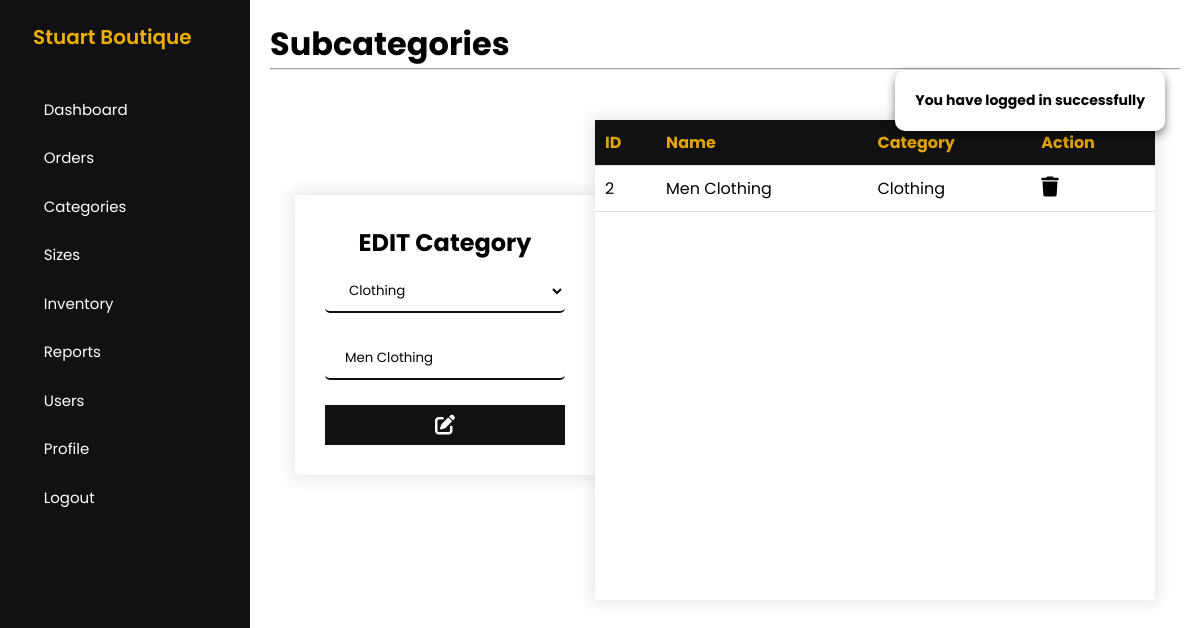
The app's page /admin/edit-subcategories.php?updateID=2 (signed in) with its own data.
### tables this page shows
CREATE TABLE `subcategories` (
  `subcategoryID` int(11) NOT NULL,
  `subcategoryName` varchar(255) NOT NULL,
  `categoryID` int(11) NOT NULL
);

CREATE TABLE `categories` (
  `categoryID` int(11) NOT NULL,
  `categoryName` varchar(255) NOT NULL
);

### config/DatabaseConnection.php (called while the page is built, shortened)
<?php
    class DatabaseConnection
    {
        public function __construct()
        {
            $this->conn = new mysqli(HOSTNAME,USERNAME,PASSWORD,DATABASE);
        }
    }
?>

### admin/controllers/SubcategoriesController.php (called while the page is built, shortened)
<?php
    class SubcategoriesController
    {
        private $conn;
        public function __construct()
        {
            $db = new DatabaseConnection;
            $this->conn = $db->conn;
        }
        public function rows($row)
        {
            return $data = [
                'id' => $row['subcategoryID'],
                'name' => $row['subcategoryName'],
                'categoryID' => $row['categoryID'],
                'categoryName' => $row['categoryName']
            ];
        }
        public function exact($updateID)
        {
            $checkDataQuery = "
                SELECT subcategories.*, categories.categoryName
                FROM subcategories
                INNER JOIN categories
                ON subcategories.categoryID = categories.categoryID
                WHERE subcategoryID='$updateID'
                LIMIT 1
            ";
            $result = $this->conn->query($checkDataQuery);
            if($result->num_rows == 1){
                return $result;
            }else{
                return false;
            }
        }
        public function getExact($id)
        {
            $getDataQuery = "
                SELECT subcategories.*, categories.categoryName
                FROM subcategories
                INNER JOIN categories
                ON subcategories.categoryID = categories.categoryID
                WHERE subcategoryID='$id'
                LIMIT 1
            ";
            $result = $this->conn->query($getDataQuery);
            if($result->num_rows == 1){
                return $result;
            }else{
                return false;
            }
        }
    }
?>

### admin/controllers/CategoriesController.php (called while the page is built, shortened)
<?php
    class CategoriesController
    {
        private $conn;
        public function __construct()
        {
            $db = new DatabaseConnection;
            $this->conn = $db->conn;
        }
        public function rows($row)
        {
            return $data = [
                'id' => $row['categoryID'],
                'name' => $row['categoryName']
            ];
        }
        public function get()
        {
            $getDataQuery = "
                SELECT *
                FROM categories
            ";
            $result = $this->conn->query($getDataQuery);
            if($result->num_rows > 0){
                return $result;
            }else{
                return false;
            }
        }
    }
?>

### admin/edit-subcategories.php (the view, shortened to what this page needs)
<?php
    include_once 'controllers/SubcategoriesController.php';
    include_once 'controllers/CategoriesController.php';
    $subcategories = new SubcategoriesController;
    $categories = new CategoriesController;
    include 'includes/header.php';
    include 'includes/sidebar.php';
?>
<main>
    <h1>Subcategories</h1>
    <hr>
    <div class="whole-container">
        <div class="child-cont" id="form">
            <div class="form-container">
                <h1>EDIT Category</h1>
                <?php
                    if(!isset($_GET['updateID'])){
                        showMessage('Something Went Wrong');
                    }else{
                        $updateID = $_GET['updateID'];
                        $resultExact = $subcategories->exact($updateID);
                        if($resultExact){
                            foreach($resultExact as $subcategoriesRows) :
                                $data = $subcategories->rows($subcategoriesRows);
                ?>
                        <form action="codes/subcategories-code.php" method="post">
                            <select name="inputCategory" required>
                                <?php
                                    $resultGet = $categories->get();
                                    if(!$resultGet){
                                        showMessage('No Categories Record Found');
                                    }else{
                                        foreach($resultGet as $categoriesRows) :
                                            $categoryData = $categories->rows($categoriesRows);
                                ?>
                                        <option value="<?= $categoryData['id'] ?>"><?= $categoryData['name'] ?></option>
                                <?php
                                        endforeach;
                                    }
                                ?>
                            </select>
                            <br><br>
                            <input type="text" name="inputName" value="<?= $data['name'] ?>" placeholder="Name" required autofocus>
                            <button type="submit" name="update-button">
                                <i class="fa-solid fa-pen-to-square"></i>
                            </button>
                        </form>
                <?php
                            endforeach;
                        }else{
                            showMessage('No Record Found');
                        }
                ?>
            </div>
        </div>
        <div class="table-container">
            <div class="scroll-table">
                <table class="child-table">
                    <thead>
                        <tr>
                            <th>ID</th>
                            <th>Name</th>
                            <th>Category</th>
                            <th>Action</th>
                        </tr>
                    </thead>
                    <tbody>
                        <?php
                            $resultGetExact = $subcategories->getExact($updateID);
                            if(!$resultGetExact){
                                showMessage('No Record Found');
                            }else{
                                foreach($resultGetExact as $subcategoriesRows) :
                                $data = $subcategories->rows($subcategoriesRows);
                        ?>
                        <tr>
                            <td>
                                <?= $data['id'] ?>
                            </td>
                            <td>
                                <?= $data['name'] ?>
                            </td>
                            <td>
                                <?= $data['categoryName'] ?>
                            </td>
                            <td>
                            <div class="a-cont">
                                    <form action="codes/subcategories-code.php" method="post" class="form">
                                        <button type="submit" name="delete-button" value="<?= $data['id'] ?>" class="delete-button">
                                            <i class="fa-solid fa-trash"></i>
                                        </button>
                                    </form>
                                </div>
                            </td>
                        </tr>
                        <?php
                                endforeach;
                            }
                        }
                        ?>
                    </tbody>
                </table>
            </div>
        </div>
    </div>
</main>
<?php include 'includes/footer.php'; ?>

### admin/css/table8.css (style rules this page uses)
.whole-container { display: flex; flex-direction: row; padding: 25px 25px; align-items: center; overflow-x: none; overflow-x: hidden; }
.child-cont { flex: 0.9; }
.form-container { margin-bottom: 25px; padding: 30px; width: 300px; display: flex; justify-content: center; align-items: center; flex-direction: column; background-color: #fff; box-shadow: 0 0 15px 3px rgba(0, 0, 0, 0.1); }
.child-cont h1 { font-size: 24px; font-weight: bold; margin-bottom: 10px; text-align: center; color: #000; }
.child-cont input[type="text"], input[type="file"] { padding: 10px 20px; border-radius: 5px; border: none; width: 100%; background-color: #fff; border-bottom: 2px solid #111; outline: none; }
.child-cont input::placeholder { color: #000; }
.child-cont select { padding: 10px 20px; border-radius: 5px; border: none; width: 100%; background-color: #fff; border-bottom: 2px solid #111; outline: none; }
.child-cont button { padding: 10px 20px; margin-top: 25px; font-size: 20px; background-color: #111; color: #fff; border: none; cursor: pointer; width: 100%; display: flex; justify-content: center; align-items: center; }
.table-container { flex: 2; }
.scroll-table { height: 480px; overflow-y: auto; background-color: #fff; box-shadow: 0 0 15px 3px rgba(0, 0, 0, 0.1); }
.child-table { border-collapse: collapse; width: 100%; background-color: #fff; }
.child-table th { position: sticky; top: 0; }
.child-table th, .child-table td { border-bottom: 1px solid #ddd; padding: 10px; text-align: left; }
.child-table th { background-color: #111; color: #E2A500; box-shadow: 0 0 15px 3px rgba(0, 0, 0, 0.1); }
.child-table .a-cont { display: flex; gap: 10px; }
.child-table .delete-button { background-color: transparent; border: none; cursor: pointer; width: 0%; }
.child-table .delete-button i { font-size: 20px; }

### records on screen
subcategories: inputName "Men Clothing", subcategoryID "2", subcategoryName "Men Clothing", categoryID.categoryName "Clothing"

### other values on screen
form field inputCategory "Clothing"
